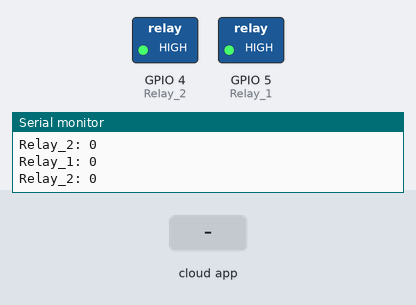
The sketch below on a simulated ESP8266 (NodeMCU). Shown: switched loads named in the sketch (green lamp = pin HIGH), the last lines printed to the serial monitor. The test bench sets the inputs (shaded band). WiFi joins after 1.5 s; servers stay silent unless stated; the Firebase database answers and starts empty.

Above: at 3.0 s.
3.1 s: the phone or cloud app sets Relay_1 to 1
At 4.3 s:
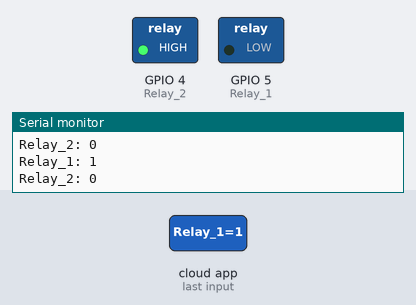
4.8 s: the phone or cloud app sets Relay_2 to 1
At 5.5 s:
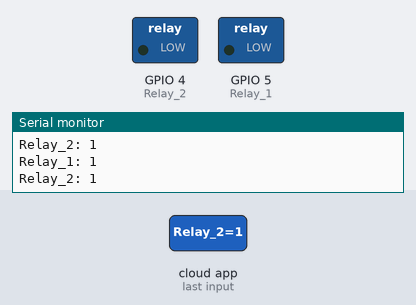
6.4 s: the phone or cloud app sets Relay_1 to 0
At 8.1 s:
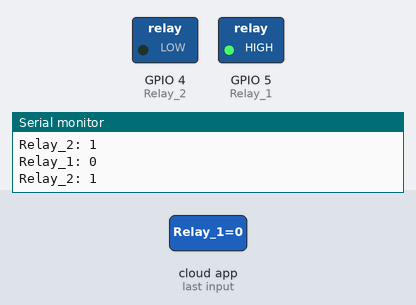
8.4 s: the phone or cloud app sets Relay_2 to 0
At 9.6 s:
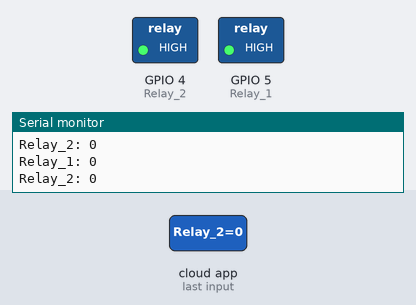
Timing chart, 0 to 11.0 s (numbered marks = the images above; inputs shaded):
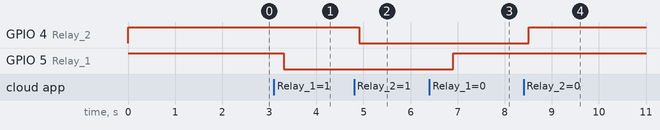

The sketch:

control_relay.ino
```cpp
#include <ESP8266WiFi.h>
#include <FirebaseArduino.h>
#define Relay_1 5
#define Relay_2 4

// Set these to run example.
#define FIREBASE_HOST "ltfproject.firebaseio.com"
#define FIREBASE_AUTH "HBHG9XZogcUe90vWAwZH2KqSESe4ldylWnbcrOSE"
#define WIFI_SSID "Wifi Belakang"
#define WIFI_PASSWORD "bismillahaja"
int state_1 = 1;
int state_2 = 1;

void setup() {
  Serial.begin(115200);
  pinMode(Relay_1, OUTPUT);
  pinMode(Relay_2, OUTPUT);

  digitalWrite(Relay_1, state_1);
  digitalWrite(Relay_2, state_2);

  // connect to wifi.
  WiFi.begin(WIFI_SSID, WIFI_PASSWORD);
  Serial.print("connecting");
  while (WiFi.status() != WL_CONNECTED) {
    Serial.print(".");
    delay(500);
  }
  Serial.println();
  Serial.print("connected: ");
  Serial.println(WiFi.localIP());

  Firebase.begin(FIREBASE_HOST, FIREBASE_AUTH);
  Firebase.setInt("Relay_1", 0);
  Firebase.setInt("Relay_2", 0);
}
//int n = 0;
void loop() {
  state_1 = Firebase.getInt("Relay_1");
  state_2 = Firebase.getInt("Relay_2");

  // get value
  Serial.print("Relay_1: ");
  Serial.println(state_1);
  digitalWrite(Relay_1, !state_1);

  // get value
  Serial.print("Relay_2: ");
  Serial.println(state_2);
  digitalWrite(Relay_2, !state_2);

  delay(100);
}
```

Measured:
- after the input at 3.1 s, GPIO 5 (Relay_1): HIGH → LOW after 0.20 s
- after the input at 4.8 s, GPIO 4 (Relay_2): HIGH → LOW after 0.11 s
- after the input at 6.4 s, GPIO 5 (Relay_1): LOW → HIGH after 0.51 s
- after the input at 8.4 s, GPIO 4 (Relay_2): LOW → HIGH after 0.11 s
